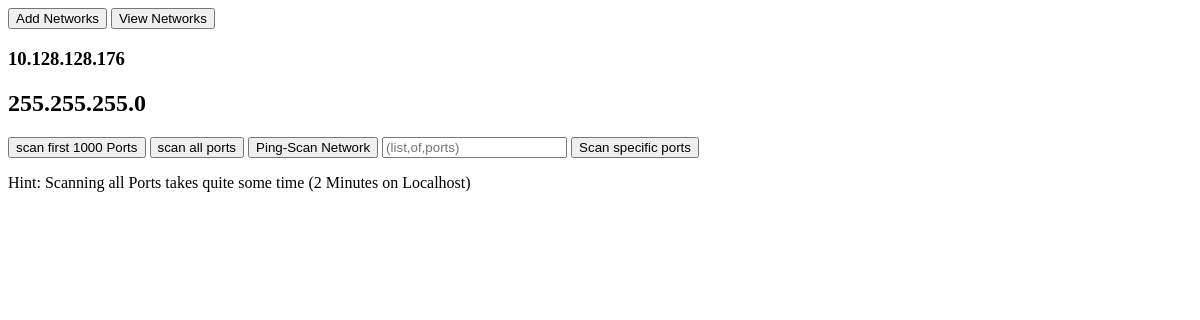
The page /network/1 on the database as committed earlier.
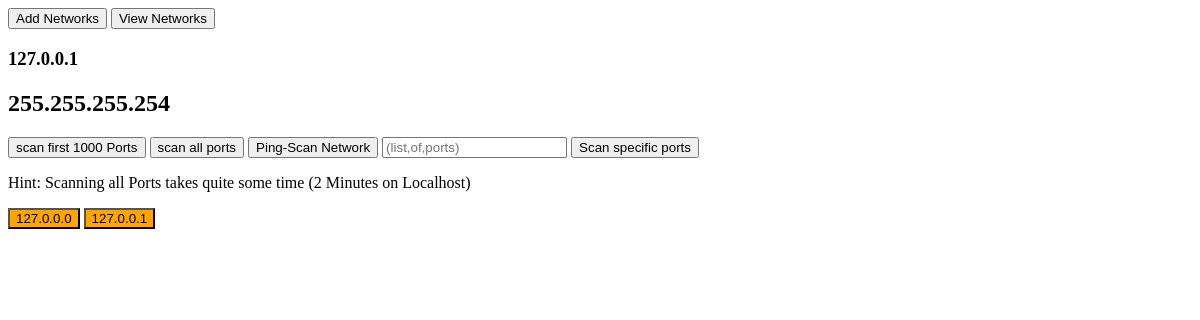
The same page on the database as committed later.
### app/models/network.py (models this page shows)
class Network(db.Model):
    __tablename__ = 'networks'
    id = db.Column(db.Integer, primary_key=True, nullable=False, index=True)
    ip = db.Column(db.String, nullable=False)
    subnet = db.Column(db.String)
    hosts = db.relationship('Host', back_populates='network',
                            cascade='all, delete-orphan')

### app/models/host.py (models this page shows)
class Host(db.Model):
    __tablename__ = 'hosts'
    id = db.Column(db.Integer, primary_key=True, nullable=False, index=True)
    ip = db.Column(db.String, nullable=False)
    network_id = db.Column(db.Integer, db.ForeignKey("networks.id"),
                           nullable=False)
    network = db.relationship('Network', back_populates='hosts')
    ports = db.relationship('Port', back_populates='host',
                            cascade='all, delete-orphan')

### app/routes/network_routes.py (the view)
@network_blueprint.route('/network/<id>')
def serve_network(id):
    id_as_string = validate(str(id)) # validate User-Input
    try:
        network_id = int(id_as_string)
    except ValueError:
        return 'Invalid id', 400
    network = get_network_by_id(network_id)
    if not network:
        return 'Network not found', 404
    return render_template('network.html', network=network)

### app/repositories/network_repository.py (called while the page is built)
def get_network_by_id(id):
    network = Network.query.filter(Network.id == id).first()
    return network

### app/utils.py (called while the page is built)
def validate(text: str):
    output: str = text # make a local instance for changes
    for character in ('"<>|\\&(){}[];:' + "'"):
        if character in output:
            output = output.replace(character, '\\' + character) # escape characters
    return output

### app/templates/network.html (shortened to what this page needs)
{% extends 'base.html' %}
{% block body %}
<section>
    <article>
        <h1>{{network.ip}}</h1>
        <h2>{{network.subnet}}</h2>
    </article>
    <article id="Scan-Options">
        <button class='1000' onclick="scan('{{network.id}}', '1000')">scan first 1000 Ports</button>
        <button onclick="scan('{{network.id}}', 'all')">scan all ports</button>
        <button onclick="scan('{{network.id}}', 'ping')">Ping-Scan Network</button>
        <input placeholder="(list,of,ports)" id="specific">
        <button onclick="scan('{{network.id}}', 'specific')">Scan specific ports</button>
    </article>
    <p>Hint: Scanning all Ports takes quite some time (2 Minutes on Localhost)</p>
    <article>
    {% for host in network.hosts %}
        <button class="host" onclick="redirect('/host/{{host.id}}')">{{host.ip}}</button>
    {% endfor %}
    </article>
</section>
{% endblock %}

### app/templates/base.html (shortened to what this page needs)
<!DOCTYPE html>
<html lang="en">
<head>
    <link rel="stylesheet" href="{{ url_for('static', filename='css/styles.css') }}">
</head>
<body>
    <nav>
        <button onclick="redirect('/')">
            Add Networks
        </button>
        <button onclick="redirect('/overview')">
            View Networks
        </button>
    </nav>
    {% block body %}
    {% endblock %}
</body>
</html>

### app/static/css/styles.css (style rules this page uses)
.host { background-color: orange; }

Rows that differ between the two databases and show on the page:
changed Network: ip "10.128.128.176" → "127.0.0.1"; subnet "255.255.255.0" → "255.255.255.254"
now on this page (row edited): Host: ip "127.0.0.0"
now on this page (row edited): Host: ip "127.0.0.1"
